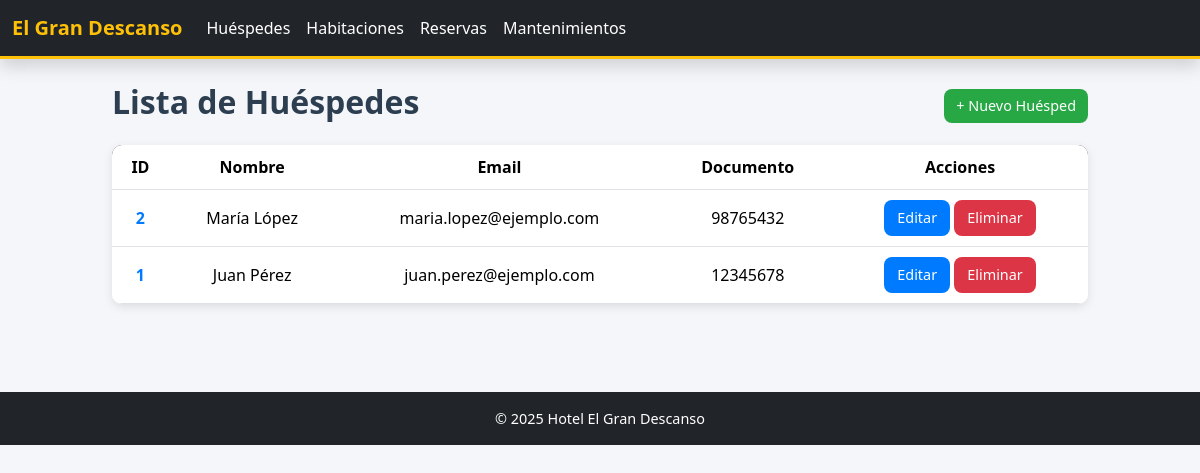
Screenshot of /huespedes/listar_huespedes.php with the database file from the repository.
### tables this page shows
CREATE TABLE huespedes(
	id INT AUTO_INCREMENT PRIMARY KEY,
    nombre VARCHAR(100) NOT NULL,
    email VARCHAR(100) NOT NULL,
    documento_identidad VARCHAR(50) NOT NULL
);

### huespedes/listar_huespedes.php (the view)
<?php include '../header.php';
require '../conexion.php'; ?>
<div class="d-flex justify-content-between align-items-center mb-3">
    <h2>Lista de Huéspedes</h2>
    <a href="form_huesped.php" class="btn btn-success">+ Nuevo Huésped</a>
</div>
<table class="table table-hover">
    <thead>
        <tr>
            <th>ID</th>
            <th>Nombre</th>
            <th>Email</th>
            <th>Documento</th>
            <th>Acciones</th>
        </tr>
    </thead>
    <tbody>
        <?php
        $stmt = $pdo->query("SELECT * FROM huespedes ORDER BY id DESC");
        foreach ($stmt as $fila) {
            echo "<tr>
                <td>{$fila['id']}</td>
                <td>{$fila['nombre']}</td>
                <td>{$fila['email']}</td>
                <td>{$fila['documento_identidad']}</td>
                <td>
                  <a href='editar_huesped.php?id={$fila['id']}' class='btn btn-edit btn-sm'>Editar</a>
                  <a href='eliminar_huesped.php?id={$fila['id']}' class='btn btn-delete btn-sm' onclick='return confirm(\"¿Eliminar este huésped?\")'>Eliminar</a>
                </td>
              </tr>";
        }
        ?>
    </tbody>
</table>
<?php include '../footer.php'; ?>

### css/style.css (style rules this page uses)
body { background-color: #f4f6f9; font-family: 'Segoe UI', Arial, sans-serif; margin: 0; padding: 0; color: #333; }
h1, h2, h3 { color: #2c3e50; font-weight: 600; }
a { text-decoration: none; }
.table { background-color: white; border-radius: 10px; overflow: hidden; box-shadow: 0 3px 10px rgba(0, 0, 0, 0.1); width: 100%; border-collapse: separate; border-spacing: 0; }
.table thead { background-color: #343a40; color: white; text-align: center; }
.table th, .table td { vertical-align: middle; text-align: center; padding: 10px; }
.table td:first-child { font-weight: 600; color: #007bff; }
.btn { border-radius: 8px !important; font-size: 0.9rem; padding: 6px 12px; transition: 0.3s; }
.btn-success { background-color: #28a745 !important; border: none; }
.btn-edit { background-color: #007bff !important; color: white !important; }
.btn-delete { background-color: #dc3545 !important; color: white !important; }

### rows the page displays
huespedes: id "2", nombre "María López", email "maria.lopez@ejemplo.com", documento_identidad "98765432"
huespedes: id "1", nombre "Juan Pérez", email "juan.perez@ejemplo.com", documento_identidad "12345678"
